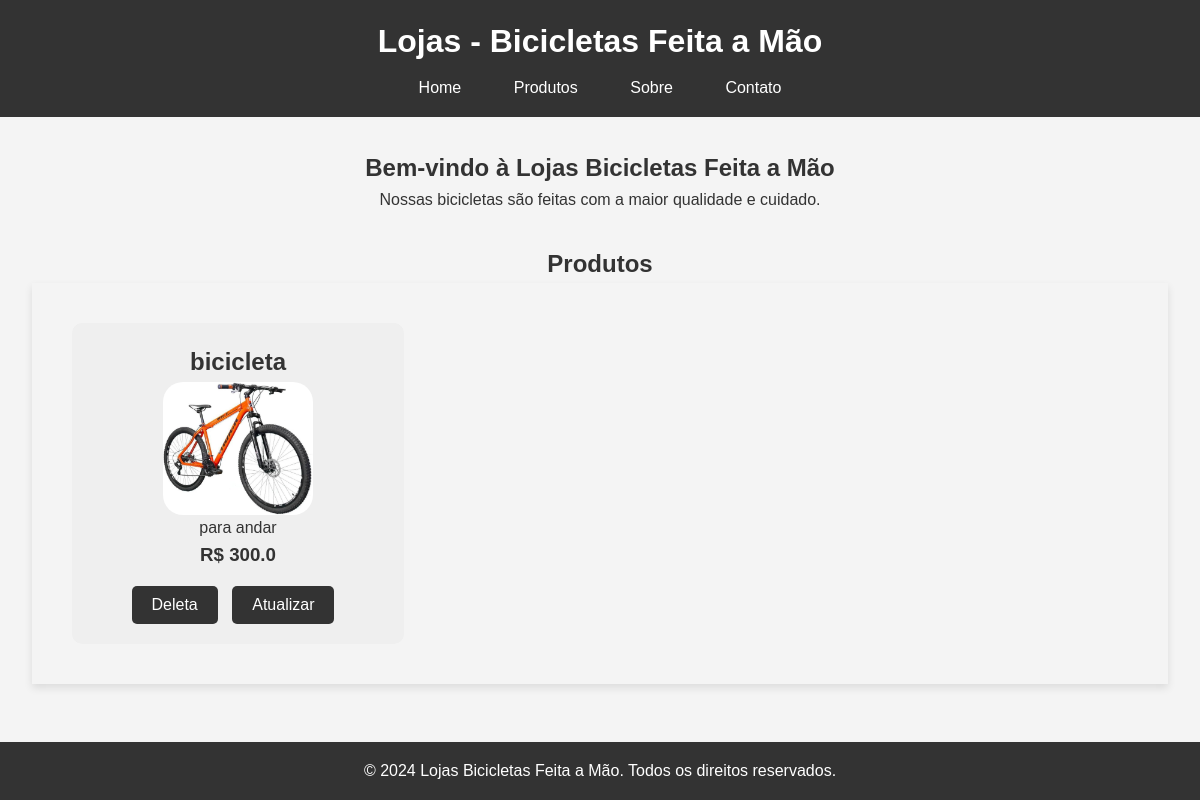
The page /lojas/ on the database as committed earlier.
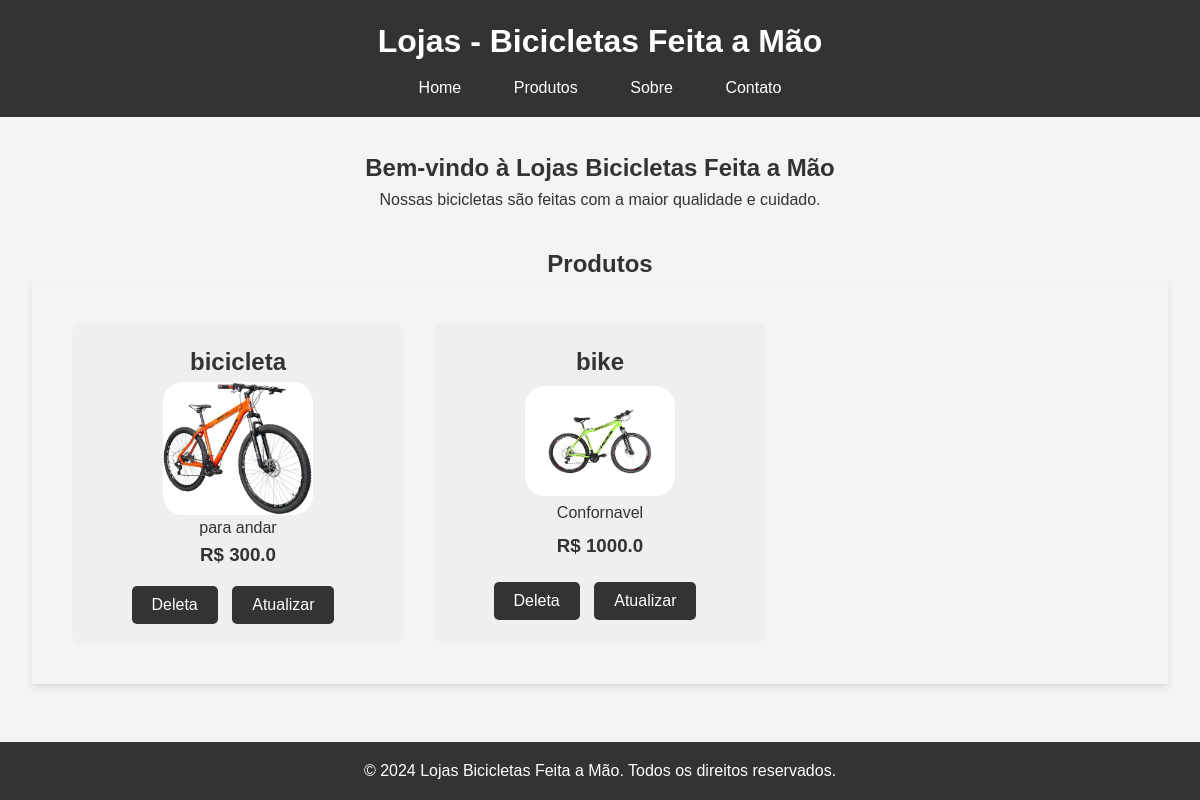
The same page on the database as committed later.
### bikcraft/models.py (models this page shows, shortened)
class Bike(models.Model):
    modelo = models.CharField(max_length=255, verbose_name='Modelo')
    preco = models.FloatField(verbose_name='Preço')
    descricao = models.TextField(verbose_name='Descrição')
    foto = models.ImageField(upload_to='bikcraft/', blank=True, null=True, verbose_name='Foto')

### bikcraft/views.py (the view)
# urls.py: path('lojas/', views.lojas, name='pagina-lojas'),
def lojas(request):
    bike = Bike.objects.all()
    return render(request, 'lojas.html', {'loja': bike})

### bikcraft/templates/lojas.html
{% extends "base/lojas.html" %}
{% load static %}
{% block conteudo %}
<main>
    <section id="home">
        <h2><center>Bem-vindo à Lojas Bicicletas Feita a Mão</center></h2>
        <p><center>Nossas bicicletas são feitas com a maior qualidade e cuidado.</center></p>
    </section>
    <h2><center>Produtos</center></h2>
    <section id="products">
        {% for lojas in loja %}
            <div class='product-card'>
                <h2>{{lojas.modelo}}</h2>
                <img class='foto' src='{{lojas.foto.url}}'/>
                <p>{{lojas.descricao}}</p>
                <h3> R$ {{lojas.preco}}</h3>
                <div class="button-container">
                    <a href='{% url "pagina-deleta" lojas.id %}'><button>Deleta</button></a>
                <a href='{% url "pagina-atualizado" lojas.id %}'><button id='atualiza'>Atualizar</button></a>
                </div>
            </div>
        {% endfor %}
    </section>
</main>
{% endblock conteudo %}

Rows that differ between the two databases and show on the page:
added Bike: modelo "bike", foto (picture), descricao "Confornavel", preco "1000.0"
